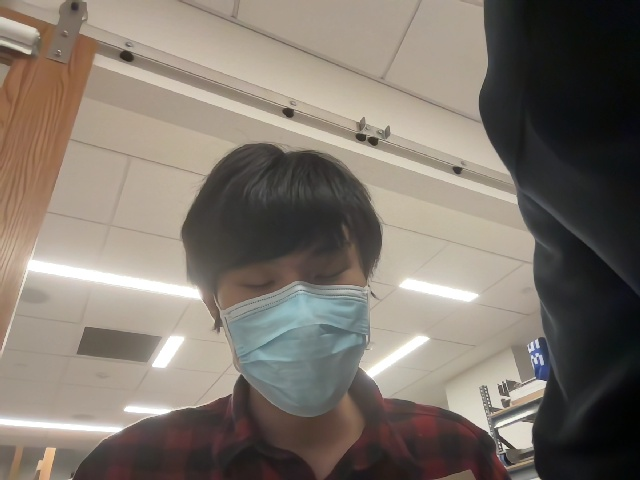
#> input picture rpi/calibration/data/img2.jpg, 640 x 480 px; its folder holds only this picture in this run
$ python calibrate.py data/img2.jpg
#> lines starting #> are read from the running program, lines starting #| are printed output that depends on the picture; long printed decimals are rounded
#!/usr/bin/env python

'''
camera calibration for distorted images with chess board samples
reads distorted images, calculates the calibration and write undistorted images

usage:
    calibrate.py [--debug <output path>] [--square_size] [<image mask>]

default values:
    --debug:    ./output/
    --square_size: 1.0
    <image mask> defaults to ../data/left*.jpg
'''

# Python 2/3 compatibility
from __future__ import print_function

import numpy as np
import cv2 as cv

# local modules
# from common import splitfn
def splitfn(file_path):

    file_path_parts = file_path.split(sep=os.sep)
    _path = os.path.join(*file_path_parts[:-1])
    file_name = file_path_parts[-1]
    file_name_parts = file_name.split(sep='.')
    return _path, file_name_parts[0], file_name_parts[1]


# built-in modules
import os

def main():
    import sys
    import getopt
    from glob import glob

    args, img_mask = getopt.getopt(sys.argv[1:], '', ['debug=', 'square_size=', 'threads='])
    args = dict(args)
    args.setdefault('--debug', './output/')
    args.setdefault('--square_size', 1.0)
    args.setdefault('--threads', 4)
    if not img_mask:
        img_mask = 'data/img.jpg'  # default
    else:
        img_mask = img_mask[0]

    img_names = glob(img_mask)
    print(f"processing {img_names}")
    debug_dir = args.get('--debug')
    if debug_dir and not os.path.isdir(debug_dir):
        os.mkdir(debug_dir)
    square_size = float(args.get('--square_size'))

    pattern_size = (9, 6)
    pattern_points = np.zeros((np.prod(pattern_size), 3), np.float32)
    pattern_points[:, :2] = np.indices(pattern_size).T.reshape(-1, 2)
    pattern_points *= square_size

    obj_points = []
    img_points = []
    h, w = cv.imread(img_names[0], cv.IMREAD_GRAYSCALE).shape[:2]  # TODO: use imquery call to retrieve results
#> h = 480; w = 640

    # h = 480
    # w = 640

    def processImage(fn):
#> called with fn = 'data/img2.jpg'
        print('processing %s... ' % fn)
        img = cv.imread(fn, 0)
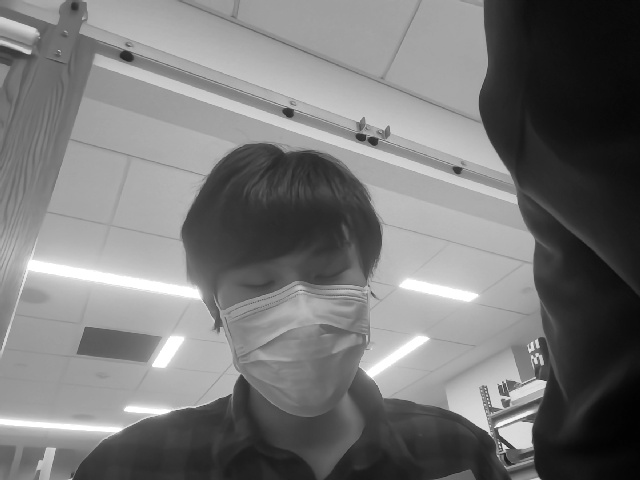
#> img: shape (480, 640); min 1, max 255, mean 119.3
        if img is None:
            print("Failed to load", fn)
            return None

        assert w == img.shape[1] and h == img.shape[0], ("size: %d x %d ... " % (img.shape[1], img.shape[0]))
        found, corners = cv.findChessboardCorners(img, pattern_size)
#> found = False; corners = None
        if found:
            term = (cv.TERM_CRITERIA_EPS + cv.TERM_CRITERIA_COUNT, 30, 0.1)
            cv.cornerSubPix(img, corners, (5, 5), (-1, -1), term)

        if debug_dir:
            vis = cv.cvtColor(img, cv.COLOR_GRAY2BGR)
            cv.drawChessboardCorners(vis, pattern_size, corners, found)
            _path, name, _ext = splitfn(fn)
            outfile = os.path.join(debug_dir, name + '_chess.png')
            cv.imwrite(outfile, vis)

        if not found:
            print('chessboard not found')
            return None

        print('           %s... OK' % fn)
        return (corners.reshape(-1, 2), pattern_points)

    threads_num = int(args.get('--threads'))
    if threads_num <= 1:
        chessboards = [processImage(fn) for fn in img_names]
    else:
        print("Run with %d threads..." % threads_num)
        from multiprocessing.dummy import Pool as ThreadPool
        pool = ThreadPool(threads_num)
        chessboards = pool.map(processImage, img_names)

    chessboards = [x for x in chessboards if x is not None]
    for (corners, pattern_points) in chessboards:
        img_points.append(corners)
        obj_points.append(pattern_points)

    # calculate camera distortion
#> (the run stopped early here; a loop or call above may not have finished)

$ run again, on FRC2022/Win001/rpi/calibration/data/img.jpg
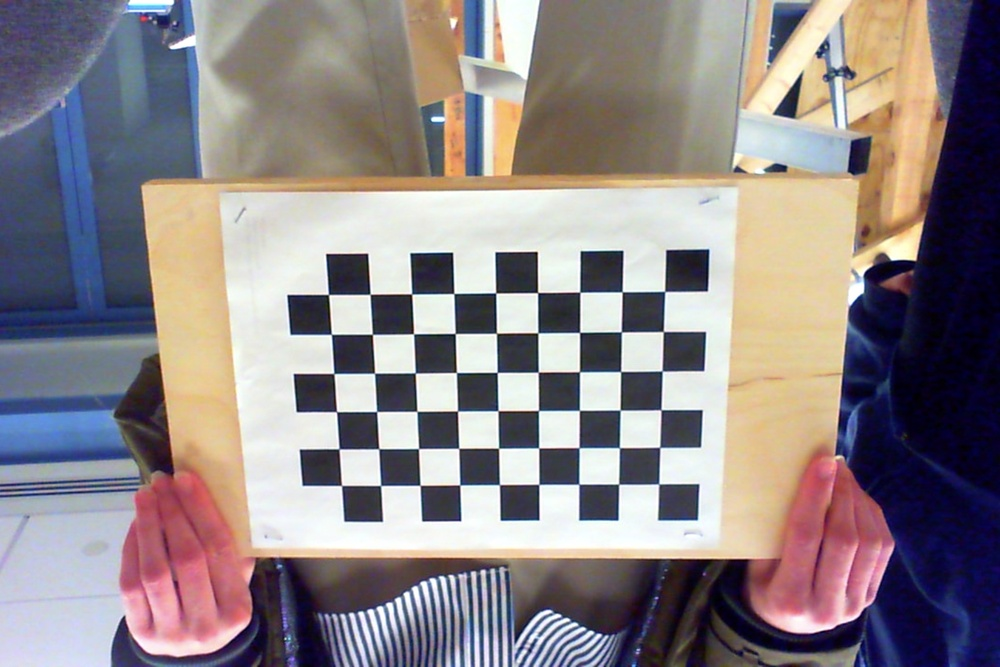
#> input picture FRC2022/Win001/rpi/calibration/data/img.jpg, 1000 x 667 px, shrunk from 1728 x 1152 before the run
#> in main, `h, w = cv.imread(img_names[0], cv.IMREAD_GRAYSCALE).shape[:2]`: h = 667; w = 1000
#> found = True; corners = 54 rows, first 8: [658.8, 483.9], [618.7, 484.1], [578.8, 484.1], [538.8, 484.5], [499.5, 484.7], [459.8, 485], [420, 485.3], [380.6, 485.5]
#> in processImage, `cv.drawChessboardCorners(vis, pattern_size, corners, found)`:
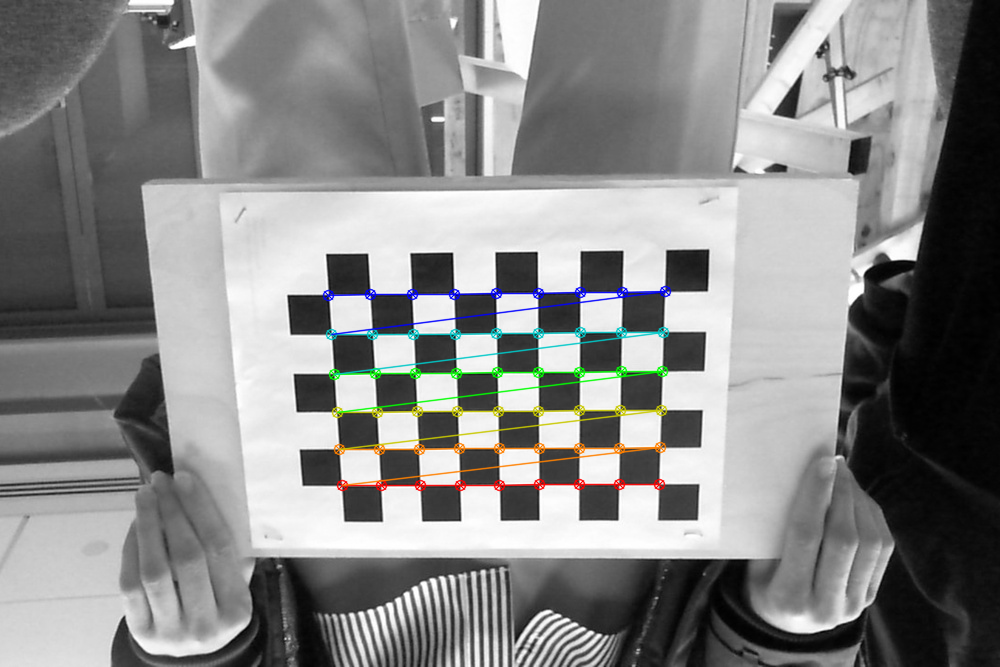
#> vis: shape (667, 1000, 3); mean B, G, R 135.2, 135.8, 135.5
#> chessboards = 1 item
#> the loop in main, `for (corners, pattern_points) in chessboards:` made 1 pass
#> after the loop in main, `for (corners, pattern_points) in chessboards:`: img_points = 1 point arrays, longest 54 points; obj_points = 1 item
#> rms = 0.153; camera_matrix = [[980.5, 0, 506.9], [0, 976.8, 323.7], [0, 0, 1]]; dist_coefs = [[0.15, -5.07, -0.00283, 0.00194, 51.49]]
#| RMS: 0.1525
#| camera matrix:
#|  [[980.520   0.         506.947]
#|  [  0.         976.843 323.743]
#|  [  0.           0.           1.        ]]
#| distortion coefficients:  [ 1.49996193e-01 -5.07368722e+00 -2.83344810e-03  1.93588213e-03
#|   5.14890989e+01]
#> newcameramtx = [[1478.5, 0, 483.2], [0, 1001, 324.5], [0, 0, 1]]; roi = (252, 217, 475, 213)
#> in main, `x, y, w, h = roi`: x = 252; y = 217; w = 475; h = 213
#> in main, `dst = dst[y:y+h, x:x+w]`:
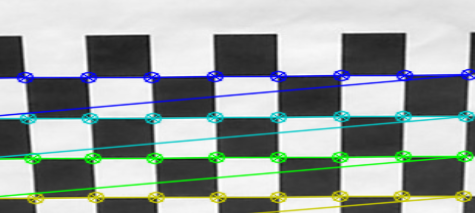
#> dst: shape (213, 475, 3); mean B, G, R 157.7, 160.8, 152
